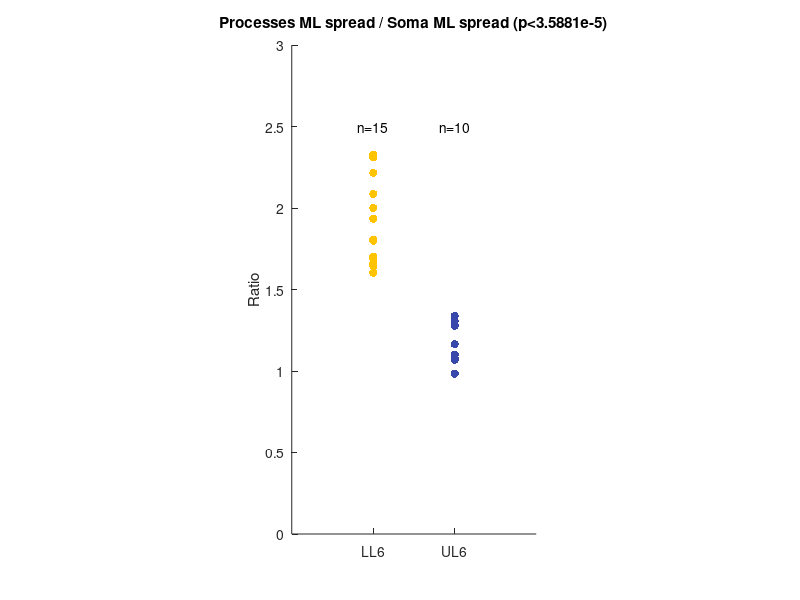

Reproduce this figure in MATLAB.
% plot for UL6 vs LL6 ML spread, Frandolig et al. Cell reports submission
% May 2019
% DATA in Maxime-1/Components for Chanel-Jackie-Kihwan paper/Analysis ML AP process spread
UL6= [1.307692308,
1.070412764,
1.069000337,
1.098307816,
1.101174345,
1.078447036,
1.277479092,
1.337888199,
1.164812942,
0.9842146803];
LL6=[2.310770113,
2.215566306,
1.934196657,
1.662676357,
1.80611667,
1.659937732,
1.800370693,
1.657267021,
1.6874872,
2.000350058,
1.643722896,
1.603268619,
2.327536962,
2.086353491,
1.701523796];

[p,h,stats]=ranksum(LL6, UL6);
%Results: Zval=4.1325; p<3.5881e-5

figure
pbaspect([1 2 1])
hold on
scatter(ones(1,15), LL6,  [],[255/255, 195/255, 0], 'filled')
scatter(ones(1,10)+1, UL6,  [],[57/255, 73/255, 171/255], 'filled')
title('Processes ML spread / Soma ML spread (p<3.5881e-5)')
ylabel('Ratio')
xticks([1,2])
xticklabels({'LL6', 'UL6'})
xlim([0,3])
ylim([0,3])
text(1,2.5,'n=15', 'HorizontalAlignment', 'center')
text(2,2.5,'n=10', 'HorizontalAlignment', 'center')

